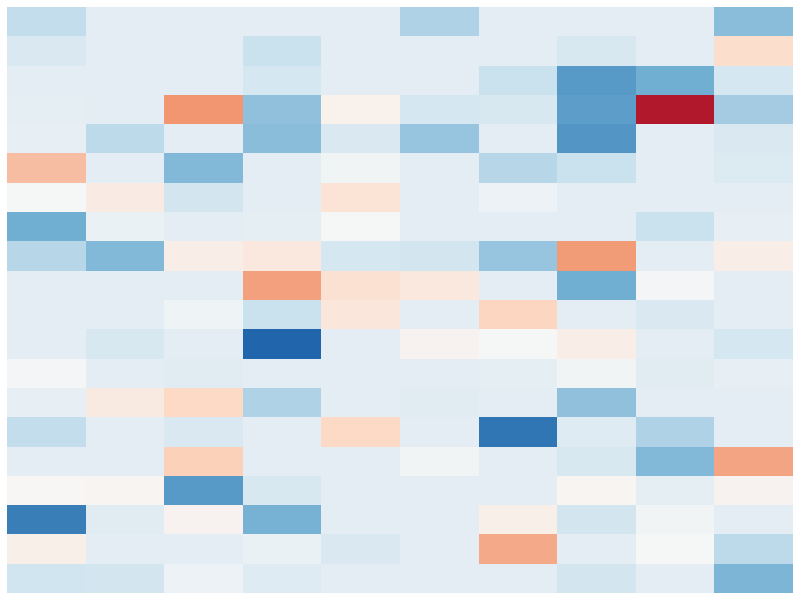
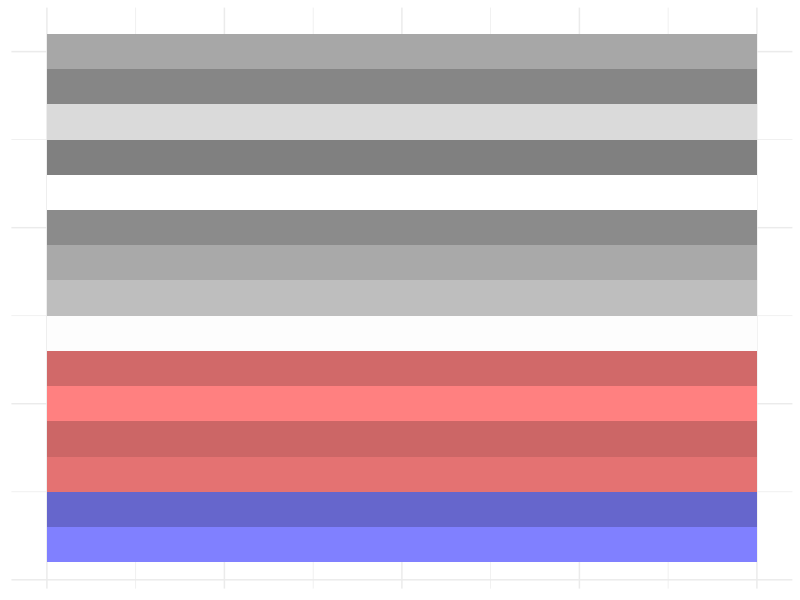

Reproduce these figures in R, in order.
library(pheatmap)
library(RColorBrewer)

# Simulate gene expression data
set.seed(123)
expression_matrix <- matrix(rnorm(20 * 10), nrow = 20, ncol = 10)

# Set a random proportion (e.g., 20%) to zero
proportion_zero <- 0.4
n_total <- length(expression_matrix)
n_zero <- floor(proportion_zero * n_total)

zero_indices <- sample(n_total, n_zero)
expression_matrix[zero_indices] <- 0

# Define color palette
heatmap_colors <- colorRampPalette(rev(brewer.pal(n = 7, name = "RdBu")))(100)

# Plot minimal heatmap
pheatmap(expression_matrix,
         cluster_rows = FALSE,
         cluster_cols = FALSE,
         show_rownames = FALSE,
         show_colnames = FALSE,
         legend = FALSE,
         color = heatmap_colors,
         border_color = NA)





library(ggplot2)
red_length <- 4
blue_length <- 2
gray_length <- 9
# Generate a matrix with random values

color_matrix <- matrix(runif(gray_length), nrow = 1, ncol = gray_length)

# Normalize the matrix values to be between 0 and 1
color_matrix <- 1 - 0.5*(color_matrix - min(color_matrix)) / (max(color_matrix) - min(color_matrix))

# Define a function to convert a matrix of values to colors
value_to_gray <- function(x) {
    rgb(x, x, x)
}

# Convert the matrix values to colors
gray_matrix <- apply(color_matrix, c(1, 2), value_to_gray)

#########

if(red_length > 0){
  color_matrix <- matrix(runif(red_length), nrow = 1, ncol = red_length)
  # Normalize the matrix values to be between 0 and 1
  color_matrix <- 1 - 0.2*(color_matrix - min(color_matrix)) / (max(color_matrix) - min(color_matrix))
  # Define a function to convert a matrix of values to colors
  value_to_color <- function(x) {
    rgb(x, 0.5*x, 0.5*x)
  }
  
  # Convert the matrix values to colors
  red_matrix <- apply(color_matrix, c(1, 2), value_to_color)
}else{
  red_matrix <- NULL
}


if(blue_length > 0){
  color_matrix <- matrix(runif(blue_length), nrow = 1, ncol = blue_length)
  # Normalize the matrix values to be between 0 and 1
  color_matrix <- 1 - 0.2*(color_matrix - min(color_matrix)) / (max(color_matrix) - min(color_matrix))
  # Define a function to convert a matrix of values to colors
  value_to_color <- function(x) {
    rgb(0.5*x, 0.5*x, x)
  }
  
  # Convert the matrix values to colors
  blue_matrix <- apply(color_matrix, c(1, 2), value_to_color)
}
plot_matrix <- cbind(blue_matrix, red_matrix, gray_matrix)

# Create a data frame from the matrix for ggplot2
df <- expand.grid(x = 1:nrow(plot_matrix), y = 1:ncol(plot_matrix))
df$color <- as.vector(plot_matrix)

# Plot the matrix of colored cells
ggplot(df, aes(x = x, y = y, fill = color)) +
  geom_tile() +
  scale_fill_identity() +
  theme_minimal() +
  theme(axis.title = element_blank(),
        axis.text = element_blank(),
        axis.ticks = element_blank())

